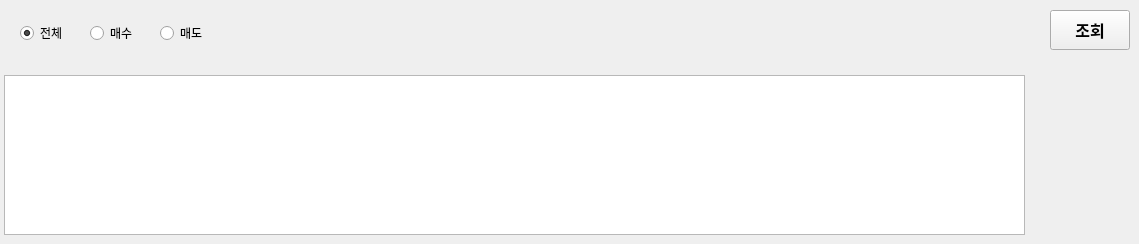
       <widget class="QWidget" name="accountTab2">
        <attribute name="title">
         <string>미체결</string>
        </attribute>
        <widget class="QPushButton" name="pbtnSelect_2">
         <property name="geometry">
          <rect>
           <x>1050</x>
           <y>10</y>
           <width>80</width>
           <height>40</height>
          </rect>
         </property>
         <property name="font">
          <font>
           <family>Arial</family>
           <pointsize>12</pointsize>
           <weight>75</weight>
           <bold>true</bold>
          </font>
         </property>
         <property name="text">
          <string>조회</string>
         </property>
        </widget>
        <widget class="QTableWidget" name="tbNoSigned">
         <property name="geometry">
          <rect>
           <x>4</x>
           <y>75</y>
           <width>1021</width>
           <height>160</height>
          </rect>
         </property>
         <property name="rowCount">
          <number>1</number>
         </property>
         <attribute name="verticalHeaderVisible">
          <bool>false</bool>
         </attribute>
         <attribute name="verticalHeaderDefaultSectionSize">
          <number>7</number>
         </attribute>
         <row/>
        </widget>
        <widget class="QRadioButton" name="rbtnTradeTypeTotal_2">
         <property name="geometry">
          <rect>
           <x>20</x>
           <y>18</y>
           <width>60</width>
           <height>30</height>
          </rect>
         </property>
         <property name="text">
          <string>전체</string>
         </property>
         <property name="checked">
          <bool>true</bool>
         </property>
        </widget>
        <widget class="QRadioButton" name="rbtnTradeTypeBuy_2">
         <property name="geometry">
          <rect>
           <x>90</x>
           <y>18</y>
           <width>60</width>
           <height>30</height>
          </rect>
         </property>
         <property name="text">
          <string>매수</string>
         </property>
         <property name="checked">
          <bool>false</bool>
         </property>
        </widget>
        <widget class="QRadioButton" name="rbtnTradeTypeSell_2">
         <property name="geometry">
          <rect>
           <x>160</x>
           <y>18</y>
           <width>60</width>
           <height>30</height>
          </rect>
         </property>
         <property name="text">
          <string>매도</string>
         </property>
        </widget>
       </widget>
